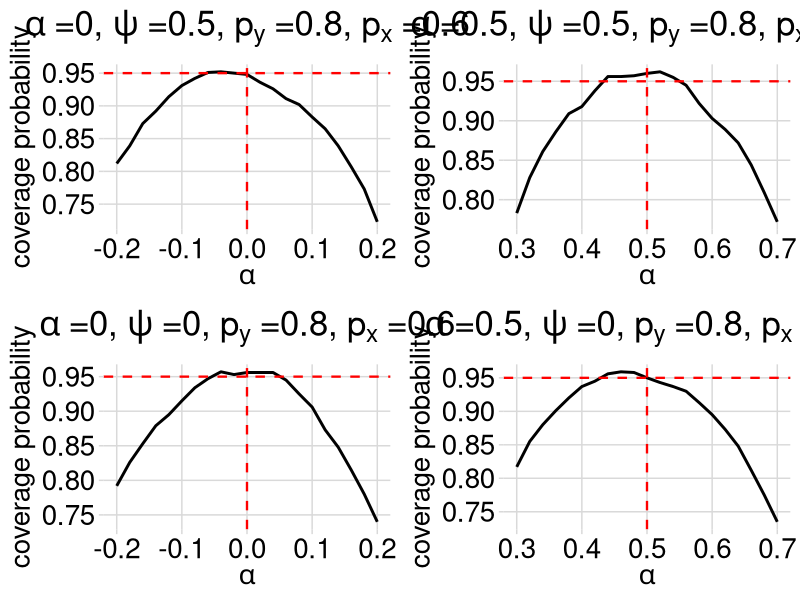

Here is the R script that generated this plot:
### ggplot
library(cowplot)
library(ggplot2)
# theme_set(theme_minimal())

dat_cp <- read.csv("dat_cp_logmodn1000m1000py08.csv")

#theme_replace()

g0_0.5 = ggplot( data = dat_cp, aes( x = alpha_range0, y = cp0_0.5) ) + 
  geom_line(size = 1) + 
  geom_vline(xintercept = 0,    linetype = "dashed", col = "red", size = 0.8) +
  geom_hline(yintercept = 0.95, linetype = "dashed", col = "red", size = 0.8) +
  xlab(expression(alpha)) + ylab("coverage probability")             +
  ggtitle(alpha~"=0,"~psi~"=0.5,"~p[y]~"=0.8,"~p[x]~"=0.6")  +
#  scale_y_continuous(limits=c(0.65, 1), breaks=seq(0.7, 1, by = 0.05)) +
  theme_minimal_grid() + 
  theme(plot.title       = element_text(hjust = 0.5, size = 25),
        axis.text.x = element_text(size = 20),
        axis.text.y = element_text(size = 20), 
        axis.title  = element_text(size = 20))

        
g0.5_0.5 = ggplot( data = dat_cp, aes( x = alpha_range0.5, y = cp0.5_0.5) ) + 
  geom_line(size = 1) + 
  geom_vline(xintercept = 0.5,  linetype = "dashed", col = "red", size = 0.8) +
  geom_hline(yintercept = 0.95, linetype = "dashed", col = "red", size = 0.8) +
  xlab(expression(alpha)) + ylab("coverage probability")             +
  ggtitle(alpha~"=0.5,"~psi~"=0.5,"~p[y]~"=0.8,"~p[x]~"=0.6")  +
#  scale_y_continuous(limits=c(0.65, 1),breaks=seq(0.7, 1, by = 0.05)) +
  theme_minimal_grid() + 
  theme(plot.title       = element_text(hjust = 0.5, size = 25),
        axis.text.x = element_text(size = 20),
        axis.text.y = element_text(size = 20), 
        axis.title  = element_text(size = 20))

  
g0_0 = ggplot( data = dat_cp, aes( x = alpha_range0, y = cp0_0) ) + 
  geom_line(size = 1) + 
  geom_vline(xintercept = 0,    linetype = "dashed", col = "red", size = 0.8) +
  geom_hline(yintercept = 0.95, linetype = "dashed", col = "red", size = 0.8) +
  xlab(expression(alpha)) + ylab("coverage probability")             +
  ggtitle(alpha~"=0,"~psi~"=0,"~p[y]~"=0.8,"~p[x]~"=0.6")  +
#  scale_y_continuous(limits=c(0.65, 1),breaks=seq(0.7, 1, by = 0.05)) +
  theme_minimal_grid() + 
  theme(plot.title       = element_text(hjust = 0.5, size = 25),
        axis.text.x = element_text(size = 20),
        axis.text.y = element_text(size = 20), 
        axis.title  = element_text(size = 20))


g0.5_0 = ggplot( data = dat_cp, aes( x = alpha_range0.5, y = cp0.5_0) ) + 
  geom_line(size = 1) + 
  geom_vline(xintercept = 0.5,    linetype = "dashed", col = "red", size = 0.8) +
  geom_hline(yintercept = 0.95,   linetype = "dashed", col = "red", size = 0.8) +
  xlab(expression(alpha)) + ylab("coverage probability")             +
  ggtitle(alpha~"=0.5,"~psi~"=0,"~p[y]~"=0.8,"~p[x]~"=0.6")  +
#  scale_y_continuous(limits=c(0.65, 1),breaks=seq(0.7, 1, by = 0.05)) +
  theme_minimal_grid() + 
  theme(plot.title       = element_text(hjust = 0.5, size = 25),
        axis.text.x = element_text(size = 20),
        axis.text.y = element_text(size = 20), 
        axis.title  = element_text(size = 20))


plot_grid(g0_0.5, g0.5_0.5, g0_0, g0.5_0,
          ncol = 2, nrow = 2)
